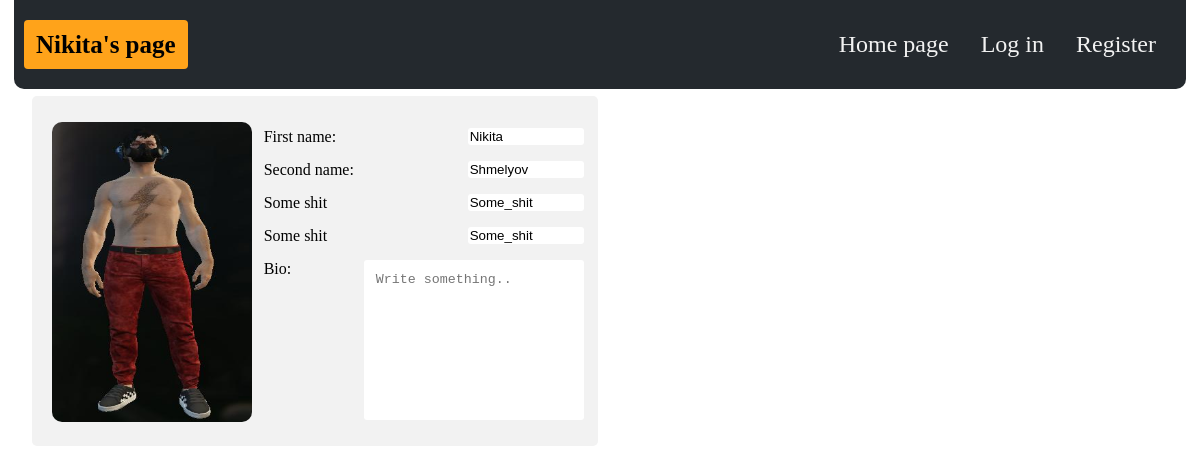
Page /user/profile/1/ on the earlier database version.
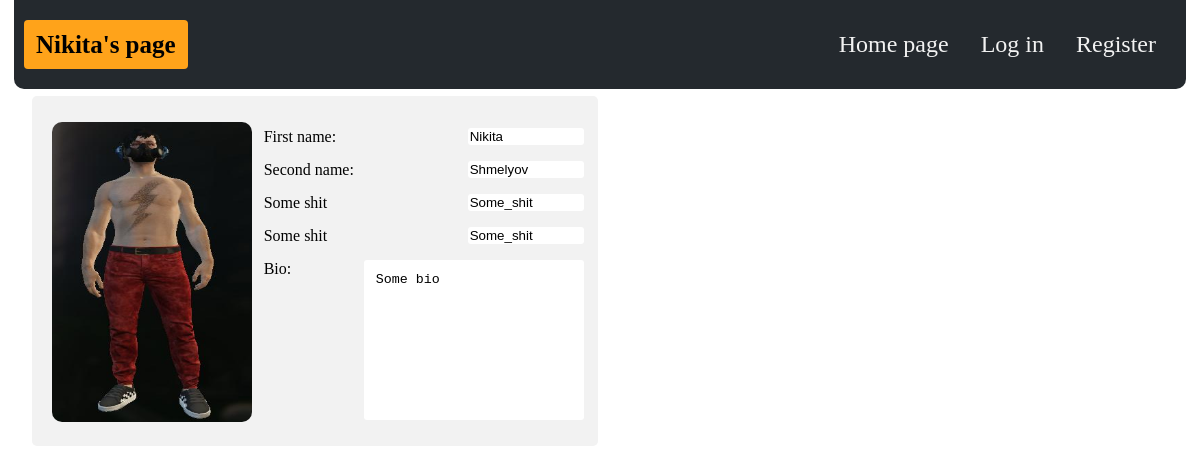
Same page on the later database version.
### social_media/apps/user/models.py (models this page shows, shortened)
class UserProfile(models.Model):
    user = models.OneToOneField(
        User, on_delete=models.CASCADE
        )
    profile_id = models.PositiveIntegerField(
        verbose_name='User ID',
    )
    first_name = models.TextField(max_length=100, blank=True)
    second_name = models.TextField(max_length=100, blank=True)
    bio = models.TextField(max_length=10000, blank=True)
    avatar = models.ImageField(
        upload_to='profile_image',
        blank=True,
    )

### social_media/apps/user/views.py (the view)
# urls.py: path('profile/<int:profile_id>/', views.show_profile, name='show_profile'),
def show_profile(request, profile_id, friend_requests=None, check_list=None, friend_list=None):
    profile = UserProfile.objects.get(profile_id=profile_id)
    if not profile.avatar:
        profile.avatar = 'default_image/default.jpg'
    if request.user.id == profile_id:
        friend_requests = FriendshipRequest.objects.filter(to_user=profile_id)
    else:
        friend_requests = FriendshipRequest.objects.filter(to_user=request.user.id)
    check_list = [i['from_user_id'] for i in friend_requests.values()]
    friend_list = [
        UserProfile.objects.get(profile_id=i.from_user_id)
        for i in Friend.objects.filter(to_user=profile_id)
        ]
    friends_id = [i.user.id for i in friend_list]
    return render(request, 'profile_page.html', {
                'profile': profile,
                'friend_requests': friend_requests,
                'check_list': check_list,
                'friend_list': friend_list, # profiles
                'friends_id': friends_id,
        })

### social_media/apps/user/templates/profile_page.html (shortened to what this page needs)
{% extends 'profile.html' %}
{% block page_info %}
    {% if profile.profile_id == request.user.id %}
        <form action="{% url 'user:edit_profile' profile.profile_id %}" method="post" enctype="multipart/form-data">
            {% csrf_token %}
        <div class="row">
            <div class="col-25">
                <div class="profile_image">
                    <img src="{{ profile.avatar.url }}" class="avatar" >
                  </div>
                <div class='upload_img'>
                    <input type="file" id="selectedFile" style="display: none;" accept=".jpg,.png" name='profile_img' />
                    <input type="button" value="Change avatar" onclick="document.getElementById('selectedFile').click();" />
                </div>
            </div>
            <div class="col-75">
                <div class="col-75">
                    <label class='bio'>First name: </label>
                    <input type="text" placeholder="{{profile.first_name}}"
                    value="{{profile.first_name}}" name='first_name'
                    style="margin-left: 16px;">
                </div>
                <div class="col-75">
                    <label class='bio'>Second name:</label>
                    <input type="text" placeholder="{{profile.second_name}}"
                    value="{{profile.second_name}}" name='second_name'>
                </div>
                <div class="col-75">
                    <label class='bio'>Some shit</label>
                    <input type="text" placeholder="{{profile.second_name}}"
                    value="Some_shit" name='Some_shit'>
                </div>
                <div class="col-75">
                    <label class='bio'>Some shit</label>
                    <input type="text" placeholder="{{profile.second_name}}"
                    value="Some_shit" name='Some_shit'>
                </div>
                <div class="col-75" >
                    <label id='bio'>Bio:</label>
                    <textarea  name="bio" placeholder="Write something..">{{profile.bio}}</textarea>
                </div>
            </div>
        </div>
        <div class="row">
            <input type="submit" value="Update profile" >
        </div>
        </form>
    {% else %}
        <div class="row">
            <div class="col-25">
                <div class="profile_image">
                    <img src="{{ profile.avatar.url }}" class="avatar" >
                  </div>
            </div>
            <div class="col-75">
                <div class="col-75">
                    <label class='bio'>First name: </label>
                    <input type="text" placeholder="{{profile.first_name}}"
                    value="{{profile.first_name}}" name='first_name'
                    style="margin-left: 16px;" disabled >
                </div>
                <div class="col-75">
                    <label class='bio'>Second name:</label>
                    <input type="text" placeholder="{{profile.second_name}}"
                    value="{{profile.second_name}}" name='second_name' disabled>
                </div>
                <div class="col-75">
                    <label class='bio'>Some shit</label>
                    <input type="text" placeholder="{{profile.second_name}}"
                    value="Some_shit" name='Some_shit' disabled>
                </div>
                <div class="col-75">
                    <label class='bio'>Some shit</label>
                    <input type="text" placeholder="{{profile.second_name}}"
                    value="Some_shit" name='Some_shit' disabled>
                </div>
                <div class="col-75" >
                    <label id='bio'>Bio:</label>
                    <textarea  name="bio" placeholder="Write something.." disabled>{{profile.bio}}</textarea>
                </div>
            </div>
        </div>
    {% endif %}
{% endblock %}

### social_media/apps/user/templates/profile.html (shortened to what this page needs)
{% load static %}
<!DOCTYPE html>
<html lang="en">
<head>
    <link rel="stylesheet" href="{% static 'css/index.css' %}">
    <link rel="stylesheet" href="{% static 'css/profile.css' %}">
</head>
<body>
    <div class="header">
      {% if not request.user.is_authenticated %}
        <a href="" id="active" class="logo"> {% block page_name %}{{profile.first_name}}'s page{% endblock %}</a>
      {% endif %}
        <div class="header-right">
            <a href="../../">Home page</a>
          {% if request.user.is_authenticated %}
            <a class="active" href="{% url 'user:show_profile' user.id %}">Profile</a>
            <a href="{% url 'user:logout'%}?next={{request.path}}">Logout</a>
          {% else %}
            <a href="{% url 'user:sign_in'%}">Log in</a>
            <a href="{% url 'user:register'%}">Register</a>
          {% endif %}
        </div>
      </div>
    <div class="profile_content">
      <div class="container">
            {% block page_info %}
            {% endblock %}
      </div>
    </div>
</body>
</html>

### social_media/apps/home/static/css/index.css (style rules this page uses)
.header { position: fixed; left: 0; right: 0; border-bottom-left-radius: 10px; border-bottom-right-radius: 10px; top: 0; margin: 0 auto; width: 96%; overflow: hidden; background-color: #24292e; padding: 20px 10px; }
.header a { float: left; margin-right: 1vh; color: #f2f2f2; text-align: center; padding: 12px; text-decoration: none; font-size: 18px; line-height: 25px; border-radius: 4px; font-size: x-large; }
.header a.logo { font-size: 25px; font-weight: bold; }
.header a.active, a#active { background-color: #ffa31a; color: black; }
.header-right { float: right; }

### social_media/apps/user/static/css/profile.css (style rules this page uses)
.container { border-radius: 5px; background-color: #f2f2f2; padding: 20px; margin: 0 auto; min-width: 30%; float: left; }
.profile_content { width: 96%; min-height: 40vh; position:relative; margin: 0 auto; margin-top: 12vh; }
.profile_image { width: 200px; height: 300px; resize: vertical; }
.avatar { height: 100%; width: 100%; border-radius: 10px; }
.col-25 { float: left; width: 200px; margin-top: 6px; }
.col-75 { padding-bottom: 5px; width: 320px; margin-top: 6px; margin-left: 6px; display: inline-block; }
.col-75 label { float: left; width: 92px; }
.col-75 input[type=text] { width: 112px; background-color: white; color: black; border-style: hidden; border-radius: 3px; float: right; }
#bio { width: 40px; }
.col-75 textarea { float: right; border-style: hidden; border-radius: 3px; width: 220px; background-color: white; color: black; height: 160px; box-sizing: border-box; resize: none; padding: 12px; overflow: hidden; margin-bottom: -8px; }

Differences in the rows shown:
changed UserProfile "Nikita": bio (not shown) → "Some bio"
